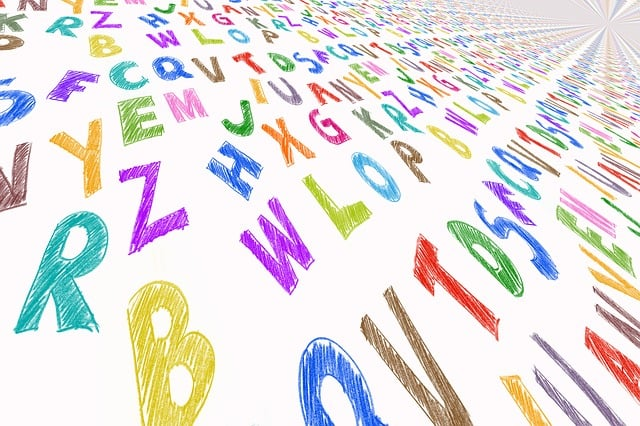
#> input picture opencv/Basics/이수안컴퓨터연구소/Images/letters.jpg, 640 x 426 px, found by its file name
$ jupyter execute 'OpenCV 이미지 이진화 Image Thresholding.ipynb'
#> lines starting #> are read from the running program, lines starting #| are printed output that depends on the picture; after the words box and inside, x2 and y2 are one past the last pixel; in counts of white or black regions, pixels touching at a corner belong together
[cell 1]
import numpy as np
import cv2
import matplotlib.pyplot as plt

## 이미지 이진화 (Image Thesholding)

## 기본 임계 처리
- 이진화 : 영상을 흑/백으로 분류하여 처리하는 것
  - 기준이 되는 임계값을 어떻게 결정할 것인지가 중요한 문제!
  - 임계값보다 크면 백, 작으면 흑이 되는데,
    기본 임계처리는 사용자가 고정된 임계값을 결정하고 그 결과를 보여주는 단순한 형태
- 기본적으로 이미지의 segmenting의 가장 간단한 방법
- `cv2.threshold()`
  - Parameters
    - `src` : input image로 single-channel 이미지.(grayscale 이미지)
    - `thresh` : 임계값
    - `maxval` : 임계값을 넘었을 때 적용할 value
    - `type` : thresholding type

  <br>

  - thresholding type
    - `cv2.THRESH_BINARY`
      - src(x, y) > thresh 일 때, maxval

      - 그 외, 0

    - `cv2.THRESH_BINARY_INV`
      - src(x, y) > thresh 일 때, 0

      - 그 외, maxval

    - `cv2.THRESH_TRUNC`
      - src(x, y) > thresh 일 때, thresh

      - 그 외, src(x, y)

    - `cv2.THRESH_TOZERO`
      - src(x, y) > thresh 일 때, src(x, y)

      - 그 외, 0

    - `cv2.THRESH_TOZERO_INV`
      - src(x, y) > thresh 일 때, 0

      - 그 외, src(x, y)

[cell 2]
img = cv2.imread('./letters.jpg', cv2.IMREAD_COLOR)
#> img is the input picture: shape (426, 640, 3); mean B, G, R 222.3, 223.6, 227.7

[cell 3]
img = cv2.cvtColor(img, cv2.COLOR_BGR2GRAY)
#> img: shape (426, 640)

[cell 4]
print(img.shape)
#| (426, 640)

[cell 5]
ret, thresh1 = cv2.threshold(img, 128, 255, cv2.THRESH_BINARY)
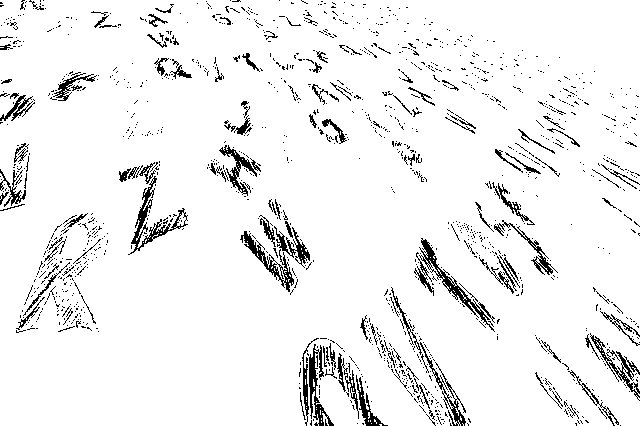
#> thresh1: shape (426, 640); 93.8% white; black in thin lines or dots
ret, thresh2 = cv2.threshold(img, 128, 255, cv2.THRESH_BINARY_INV)
#> thresh2: shape (426, 640); 6.2% white in thin lines or dots
ret, thresh3 = cv2.threshold(img, 128, 255, cv2.THRESH_TRUNC)
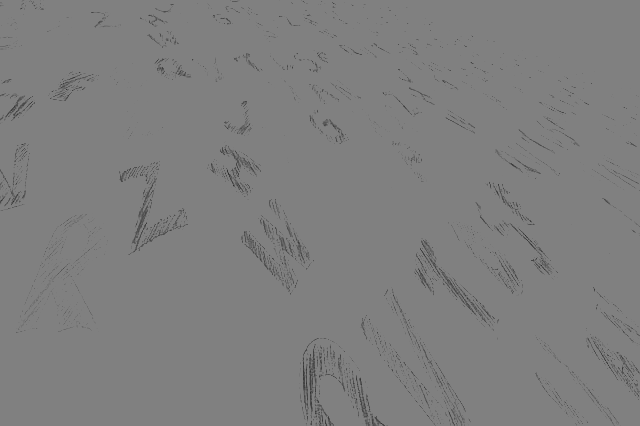
#> thresh3: shape (426, 640); min 44, max 128, mean 126.7
ret, thresh4 = cv2.threshold(img, 128, 255, cv2.THRESH_TOZERO)
ret, thresh5 = cv2.threshold(img, 128, 255, cv2.THRESH_TOZERO_INV)

[cell 6]
titles = ['Original', 'BINARY', 'BINARY_INV', 'TRUNC', 'TOZERO', 'TOZERO_INV']
images = [img, thresh1, thresh2, thresh3, thresh4, thresh5]

[cell 7]
plt.figure(figsize=(14, 10))
for i in range(6):
    plt.subplot(2, 3, i+1)
    plt.imshow(images[i], 'gray')
    plt.title(titles[i])
    plt.xticks([]), plt.yticks([])

[cell 8]
snow = cv2.imread('./snow.jpg', 0)  # gary scale
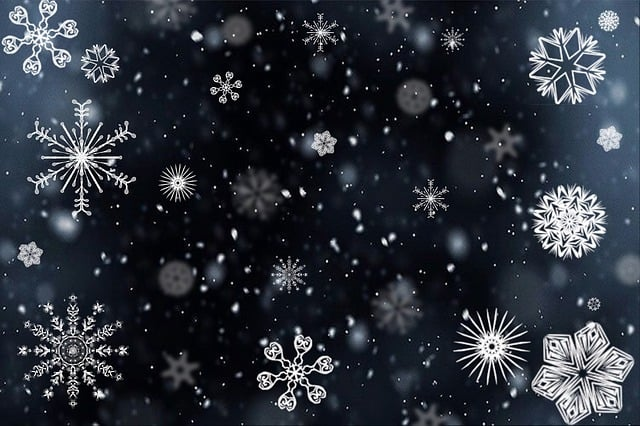
#> input picture opencv/Basics/이수안컴퓨터연구소/Images/snow.jpg, 640 x 426 px, found by its file name
#> snow: shape (426, 640); min 0, max 255, mean 47.7
snow.shape
#> Out = (426, 640)

[cell 9]
ret, thresh1 = cv2.threshold(snow, 128, 255, cv2.THRESH_BINARY)
#> thresh1: shape (426, 640); 9.3% white; 616 white regions (522 under 20 px), largest, box (x1, y1, x2, y2) and area: (532, 322, 634, 425) 4624, (529, 184, 608, 259) 2982, (529, 27, 606, 104) 2084
ret, thresh2 = cv2.threshold(snow, 128, 255, cv2.THRESH_BINARY_INV)
ret, thresh3 = cv2.threshold(snow, 128, 255, cv2.THRESH_TRUNC)
ret, thresh4 = cv2.threshold(snow, 128, 255, cv2.THRESH_TOZERO)
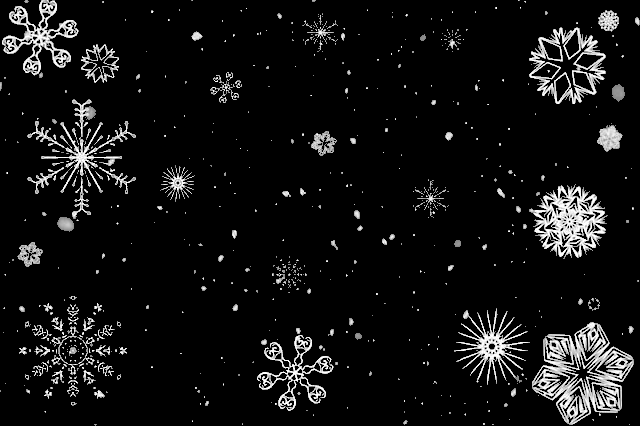
#> thresh4: shape (426, 640); min 0, max 255, mean 18.4
ret, thresh5 = cv2.threshold(snow, 128, 255, cv2.THRESH_TOZERO_INV)

[cell 10]
titles = ['Original', 'BINARY', 'BINARY_INV', 'TRUNC', 'TOZERO', 'TOZERO_INV']
images = [snow, thresh1, thresh2, thresh3, thresh4, thresh5]

[cell 11]
plt.figure(figsize=(14, 10))
for i in range(6):
    plt.subplot(2, 3, i+1)
    plt.imshow(images[i], 'gray')
    plt.title(titles[i])
    plt.xticks([]), plt.yticks([])

## 적응 임계 처리
- 이전 단계에서는 임계값을 이미지 전체에 적용하여 처리하기 때문에 하나의 이미지에 음영이 다르면 일부 영역이 모두 흰색 또는 검정색으로 보여지게 됨
- 이런 문제를 해결하기 위해서 이미지의 작은 영역별로 thresholding
- `cv2.adaptiveThreshold()`
    - Parameters
      - `src` : grayscale image
      - `maxValue` : 임계값
      - `adaptiveMethod` : thresholding value를 결정하는 계산 방법
      - `blickSize` : thresholding을 적용할 영역 사이즈
      - `C` : 평균이나 가중평균에서 차감할 값

    - Adaptive Method
        - `cv2.APATIVE_THRESH_MEAN_C` : 주변영역의 평균값으로 결정
        - `cv2.ADAPTIVE_THRESH_GAUSSIAN_C` : 주변영역의 가우시간 값으로 설정

[cell 12]
img = cv2.imread('./letters.jpg', 0)
#> img: shape (426, 640); min 41, max 255, mean 224.9

[cell 13]
ret, th1 = cv2.threshold(img, 128, 255, cv2.THRESH_BINARY)
#> th1: shape (426, 640); 93.8% white; black in thin lines or dots

[cell 14]
th2 = cv2.adaptiveThreshold(img, 255, cv2.ADAPTIVE_THRESH_MEAN_C, cv2.THRESH_BINARY, 15, 2)
#> th2: shape (426, 640); 75.6% white; 642 black regions (443 under 20 px), largest, box (x1, y1, x2, y2) and area: (126, 280, 215, 426) 4833, (13, 211, 108, 334) 3928, (441, 0, 635, 107) 2669
th3 = cv2.adaptiveThreshold(img, 255, cv2.ADAPTIVE_THRESH_GAUSSIAN_C, cv2.THRESH_BINARY, 15, 2)
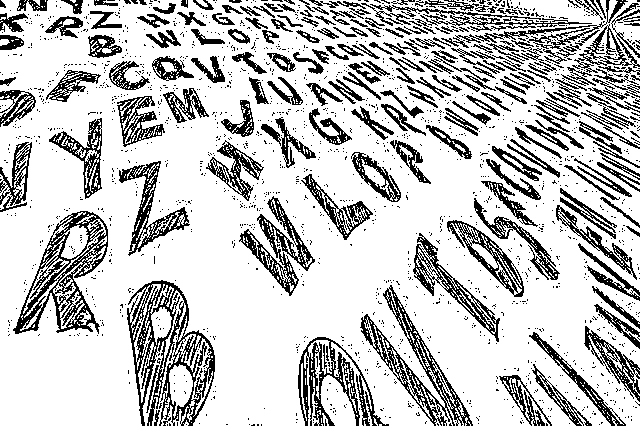
#> th3: shape (426, 640); 76.9% white; black in thin lines or dots

- 시각화

[cell 15]
titles = ['Original', 'Global', 'Mean', 'Gaussian']
images = [img, th1, th2, th3]

[cell 16]
plt.figure(figsize=(14, 10))
for i in range(4):
    plt.subplot(2, 2, i+1)
    plt.imshow(images[i], 'gray')
    plt.title(titles[i])
    plt.xticks([]), plt.yticks([])

## Otsu의 이진화
- `Otsu의 이진화`란 bimodal image에서 임계값을 자동으로 계산하는 것
- 임계값을 결정하는 가장 일반적인 방법은 trail and error 방식
- bimodal image (히스토그램으로 분석하면 2개의 peak가 있는 이미지)의 경우는 히스토그램에서 임계값을 어느정도 정확히 계산 가능
- `cv2.threshold()` 함수의 flag에 추가로 `cv2.THRESH_OTSU`를 적용. 이때 임계값은 0으로 전달

[cell 17]
img = cv2.imread('./noise.jpg', 0)
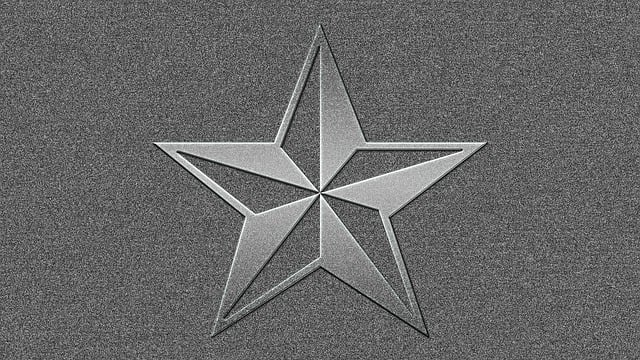
#> input picture opencv/Basics/이수안컴퓨터연구소/Images/noise.jpg, 640 x 360 px, found by its file name
#> img: shape (360, 640); min 0, max 255, mean 103.5

[cell 18]
img.shape
#> Out = (360, 640)

[cell 19]
ret1, th1 = cv2.threshold(img, 127, 255, cv2.THRESH_BINARY)
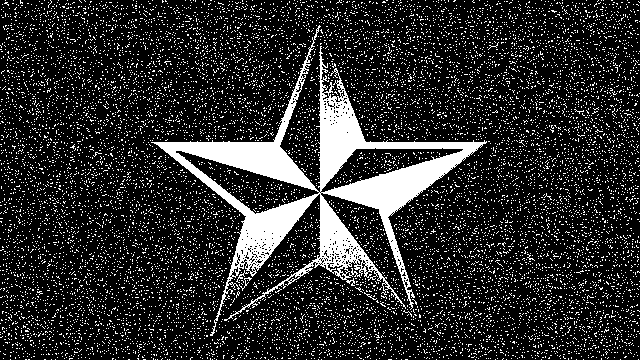
#> th1: shape (360, 640); 17.2% white; 12789 white regions (12785 under 20 px), largest, box (x1, y1, x2, y2) and area: (151, 25, 487, 336) 18180, (239, 277, 252, 291) 35, (236, 270, 249, 283) 34, (364, 292, 377, 300) 20
ret2, th2 = cv2.threshold(img, 0, 255, cv2.THRESH_BINARY + cv2.THRESH_OTSU)
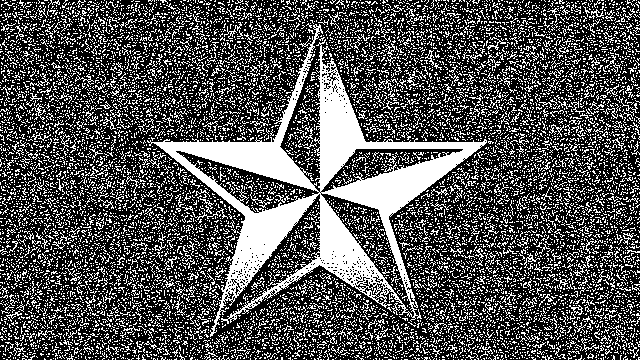
#> th2: shape (360, 640); 32.3% white; 12476 white regions (12162 under 20 px), largest, box (x1, y1, x2, y2) and area: (147, 24, 487, 337) 21374, (382, 43, 396, 66) 76, (192, 208, 228, 220) 73
#> ret2 = 112
blur = cv2.GaussianBlur(img, (5, 5), 0)
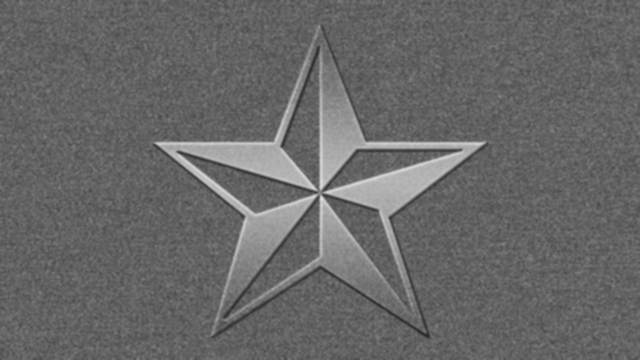
#> blur: shape (360, 640); min 40, max 228, mean 103.5
ret3, th3 = cv2.threshold(img, 0, 255, cv2.THRESH_BINARY + cv2.THRESH_OTSU)
#> ret3 = 112

- 시각화

[cell 20]
images = [img, 0, th1, img, 0, th2, blur, 0, th3]
titles = ['Original Image', 'Histogram', 'Global Thresholding',
          'Original Image', 'Histogram', 'Otsu\'s Thresholding',
          'Gaussian filltered Image', 'Histogram', 'Otus\'s Thresholding']

[cell 21]
plt.figure(figsize=(14, 10))
for i in range(3):
    plt.subplot(3, 3, i*3+1)
    plt.imshow(images[i*3], cmap='gray')
    plt.title(titles[i*3])
    plt.xticks([]), plt.yticks([])

    plt.subplot(3, 3, i*3+2)
    plt.hist(images[i*3].ravel(), 256)
    plt.title(titles[i*3+1])
    plt.xticks([]), plt.yticks([])

    plt.subplot(3, 3, i*3+3)
    plt.imshow(images[i*3+2], cmap='gray')
    plt.title(titles[i*3+2])
    plt.xticks([]), plt.yticks([])

plt.show()
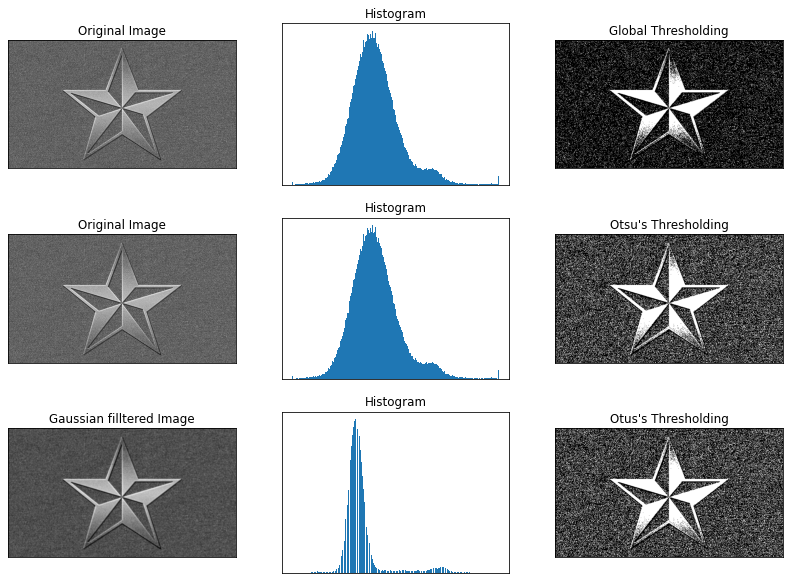
#> figure drawn by matplotlib, 9 panels
